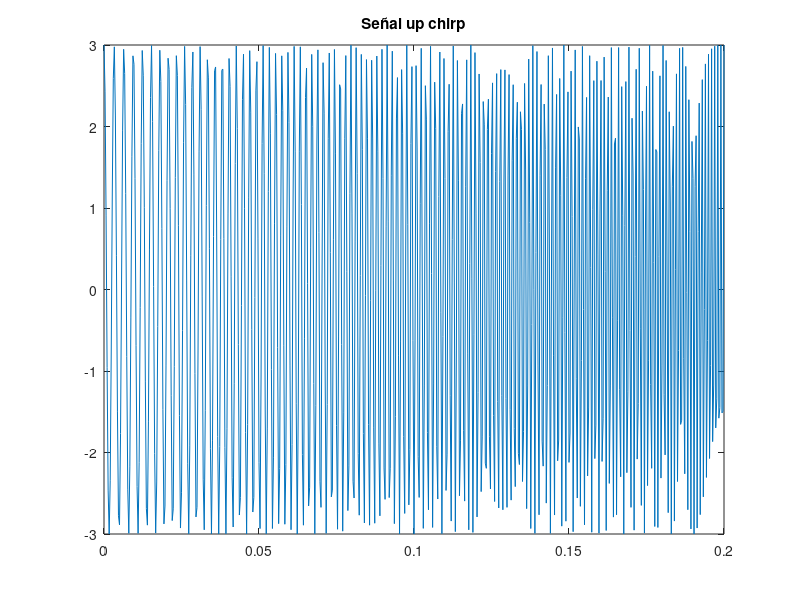
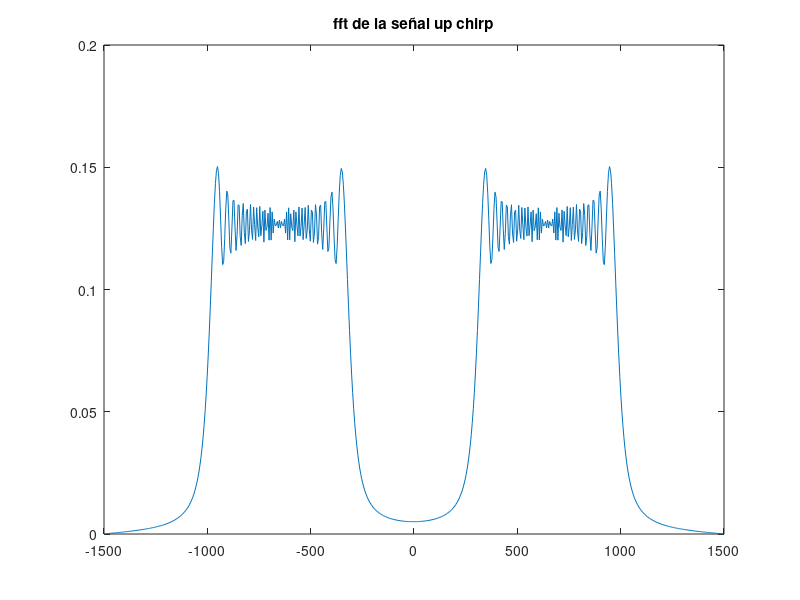
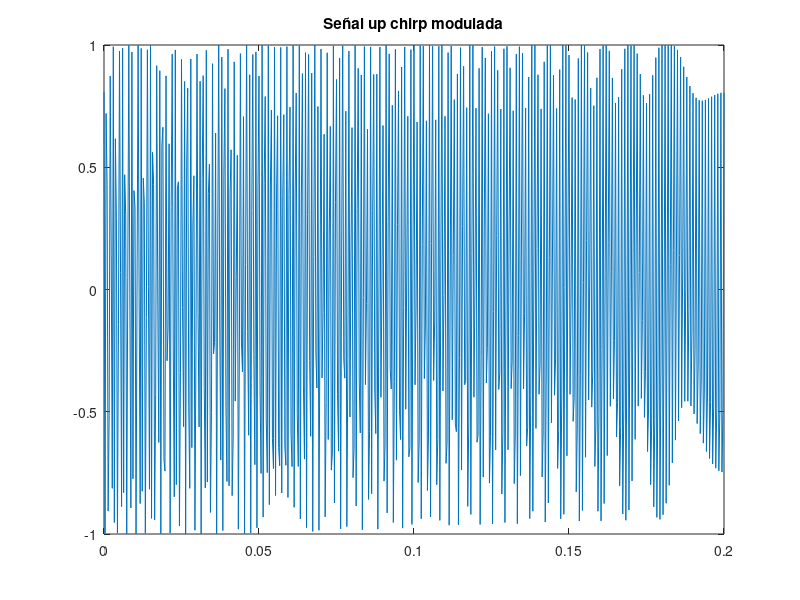
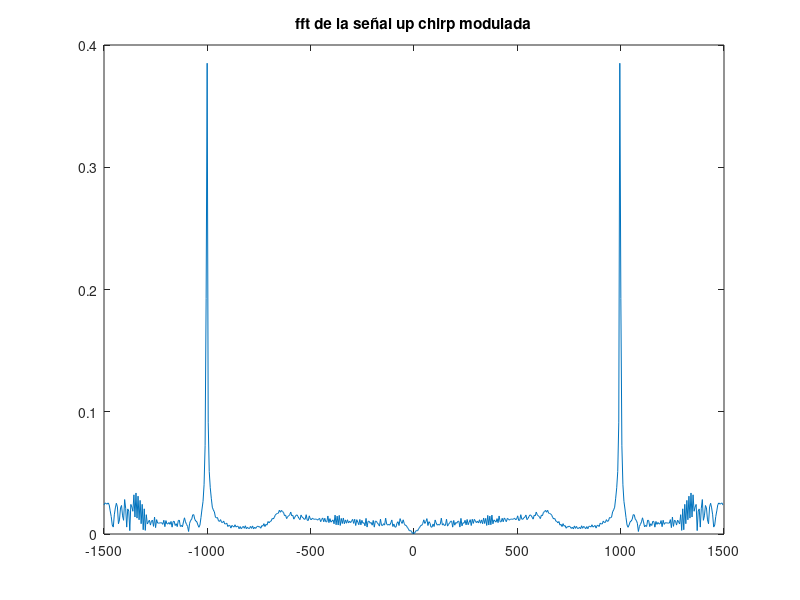

Here is the MATLAB script that generated these plots, in order:
% Caracterización del mensaje que se desea transmitir
f0 = 300; % frecuencia inicial
f1 = 1000; % frecuencia final
fs2 = 3000;
fs= 80000; % tasa de muestreo

tf = 0.2; % tiempo final
%t=0:1/fs:tf; % vector de tiempo
t = (0:1/fs2:tf)';


signal = 3*chirp(t,f0,tf,f1); % up chirp

%sound(y, Fs)
figure(1)
plot(t, signal)
title('Señal up chirp')

% transformada de Fourier
l = length(t);
Y = fft(signal)/l;
Y2 = abs(fftshift(Y)); % correr la frecuencia cero al centro y aplicarle valor absoluto
fr = fs2/2 * linspace(-1,1-2/l,l); %vector de frecuencias

%fr = Fs*(0:L-1);
figure(2)
plot(fr, Y2);
title('fft de la señal up chirp')

%-----------------------------------------------------------------------------------
%Modulación de la señal.

fdev1 = 100; %desviación de frecuencia de 100 Hz
fdev2 = 500; %desviación de frecuencia de 500 Hz
fc = 40000; %frecuencia de carrier

carrier = 3*cos(2*pi*fc*t); % portadora 
phi = 2*pi*fdev1*cumsum(signal)/fs2; %phi(t)

fm_signal = cos(2*pi*fc*t + phi); % señal modulada (respuesta directa)  
%fm_signal = 3*cos(2*pi*fc*t).*cos(phi)-3*sin(2*pi*fc*t).*sin(phi);

figure(3)
plot(t, fm_signal)
title('Señal up chirp modulada')

%Ycarrier = fft(carrier)/l;
%figure(3)
%plot(fr, Ycarrier); %grafico de la portadora (solo para chequear)

% transformada de fourier
Yfm = fft(fm_signal)/l;
Yfm2 =abs(fftshift(Yfm));
figure(4)
plot(fr, Yfm2);
title('fft de la señal up chirp modulada')

%-----------------------------------------------------------------------------------
%Agregar Ruido.



%-----------------------------------------------------------------------------------
%Demodulación de la señal.

%t2 = (0:1/fs2:((size(fm_signal,1)-1)/fs2))';
%t2 = t2(:,ones(1,size(fm_signal,2)));
%hilb = hilbert(fm_signal).*exp(-1i*2*pi*fc*t2); % aplicar hilbert
%demod_signal = (1/(2*pi*fdev1))*[zeros(1,size(hilb,2)); diff(unwrap(angle(hilb)))*fs2];

hilb = hilbert(fm_signal).*exp(-1i*2*pi*fc*t); % aplicar hilbert
demod_signal = diff(unwrap(angle(hilb))); %diferencial del angulo de hilbert
demod_signal = demod_signal*fs2/(2*pi*fdev1); % cambiar amplitud

figure(5)
plot(t(1:l-1), demod_signal)
title('Señal demodulada up chirp')

% transformada de fourier
Ydemod = fft(demod_signal)/l;
Y2demod = abs(fftshift(Ydemod)); % correr la frecuencia cero al centro y aplicarle valor absoluto

figure(6)
plot(fr(1:l-1), Y2demod);
title('fft de la señal up chirp demodulada')
